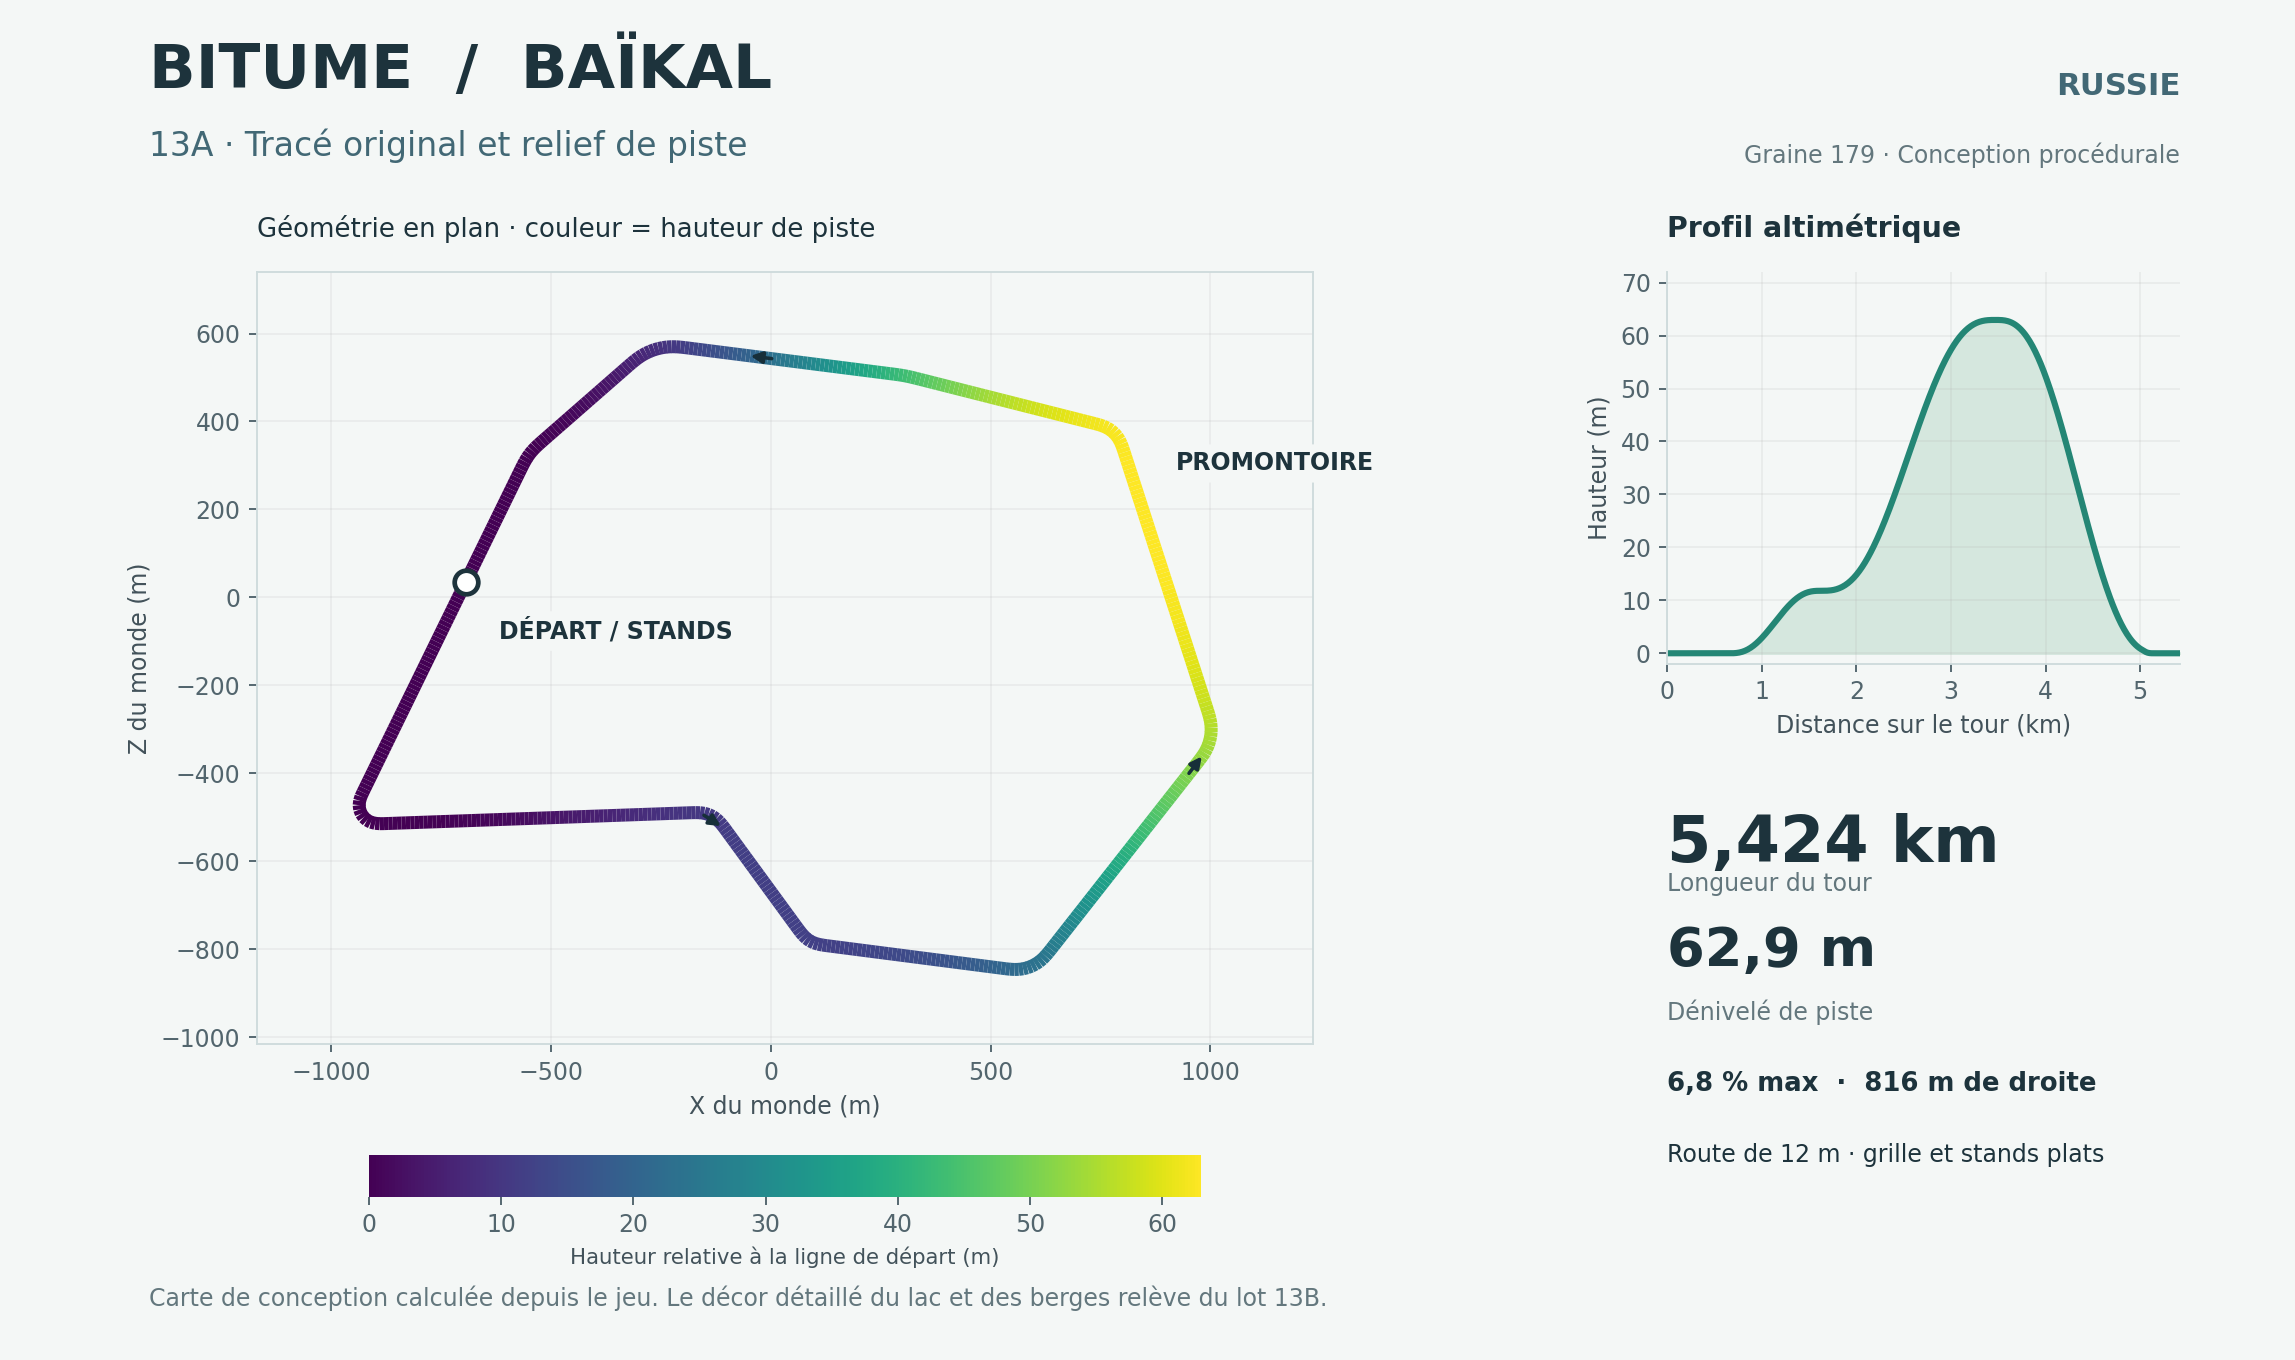

Generate this figure with Python:
"""Carte statique de conception ; lancer après capturer-trace.mjs depuis n'importe quel dossier."""
from pathlib import Path
import json
import matplotlib
matplotlib.use('Agg')
import matplotlib.pyplot as plt
import matplotlib.colors as colors
from matplotlib.collections import LineCollection
import numpy as np

out = Path(__file__).resolve().parent
d = json.loads((out / 'trace-baikal.json').read_text())
p = d['points']
x, z, y, s = [np.array([q[k] for q in p]) for k in ['x', 'z', 'y', 's']]
plt.rcParams.update({'font.family': 'DejaVu Sans', 'font.size': 10, 'axes.labelcolor': '#42525a',
                     'text.color': '#1d333c', 'xtick.color': '#52656d', 'ytick.color': '#52656d'})
fig = plt.figure(figsize=(13.5, 8), facecolor='#f4f7f6')
gs = fig.add_gridspec(2, 3, left=.065, right=.95, top=.80, bottom=.12, wspace=.48, hspace=.36)
ax = fig.add_subplot(gs[:, :2])
profile = fig.add_subplot(gs[0, 2])
facts = fig.add_subplot(gs[1, 2])
fig.text(.065, .935, 'BITUME  /  BAÏKAL', size=26, weight='bold')
fig.text(.065, .885, '13A · Tracé original et relief de piste', size=14, color='#426875')
fig.text(.95, .93, 'RUSSIE', ha='right', size=13, weight='bold', color='#426875')
fig.text(.95, .88, 'Graine 179 · Conception procédurale', ha='right', size=10, color='#63777d')

coords = np.column_stack([x, z])
segments = np.stack([coords[:-1], coords[1:]], axis=1)
norm = colors.Normalize(vmin=0, vmax=max(y))
line = LineCollection(segments, cmap='viridis', norm=norm, linewidths=5.5, zorder=3)
line.set_array((y[:-1] + y[1:]) / 2)
ax.add_collection(line)
ax.autoscale(); ax.margins(.12); ax.set_aspect('equal')
ax.scatter([x[0]], [z[0]], s=100, facecolors='white', edgecolors='#1d333c', linewidths=2, zorder=5)
ax.annotate('DÉPART / STANDS', (x[0], z[0]), xytext=(14, -24), textcoords='offset points',
            fontsize=10, weight='bold', bbox={'boxstyle': 'round,pad=.3', 'fc': '#f4f7f6', 'ec': 'none'})
for fraction in [.25, .52, .82]:
    i = int(np.argmin(abs(s - fraction * d['longueur'])))
    j = min(i + 7, len(s) - 1)
    ax.annotate('', xy=(x[j], z[j]), xytext=(x[i], z[i]),
                arrowprops={'arrowstyle': '-|>', 'color': '#172f39', 'lw': 1.5}, zorder=4)
peak = int(np.argmax(y))
ax.annotate('PROMONTOIRE', (x[peak], z[peak]), xytext=(14, 17), textcoords='offset points',
            fontsize=10, weight='bold', bbox={'boxstyle': 'round,pad=.3', 'fc': '#f4f7f6', 'ec': 'none'})
ax.set_xlabel('X du monde (m)'); ax.set_ylabel('Z du monde (m)')
ax.set_title('Géométrie en plan · couleur = hauteur de piste', loc='left', fontsize=11, pad=15)
ax.grid(alpha=.15); ax.set_facecolor('#f4f7f6')
for spine in ax.spines.values(): spine.set_color('#cedbdc')
cb = fig.colorbar(line, ax=ax, orientation='horizontal', pad=.12, fraction=.045, shrink=.75)
cb.set_label('Hauteur relative à la ligne de départ (m)', fontsize=9)
cb.outline.set_visible(False)

profile.fill_between(s / 1000, y, color='#d5e7de')
profile.plot(s / 1000, y, color='#248675', linewidth=2.6)
profile.set_xlim(0, d['longueur'] / 1000); profile.set_ylim(-2, 72)
profile.set_xlabel('Distance sur le tour (km)'); profile.set_ylabel('Hauteur (m)')
profile.set_title('Profil altimétrique', loc='left', fontsize=12, weight='bold', pad=15)
profile.set_facecolor('#f4f7f6'); profile.grid(alpha=.16)
profile.spines[['top', 'right']].set_visible(False)
profile.spines[['left', 'bottom']].set_color('#cedbdc')

facts.axis('off')
facts.text(0, .98, '5,424 km', fontsize=27, weight='bold', va='top')
facts.text(0, .78, 'Longueur du tour', color='#63777d')
facts.text(0, .59, f"{d['denivele']:.1f} m".replace('.', ','), fontsize=23, weight='bold')
facts.text(0, .45, 'Dénivelé de piste', color='#63777d')
facts.text(0, .27, '6,8 % max  ·  816 m de droite', fontsize=11, weight='bold')
facts.text(0, .09, 'Route de 12 m · grille et stands plats', fontsize=10)
fig.text(.065, .04, 'Carte de conception calculée depuis le jeu. Le décor détaillé du lac et des berges relève du lot 13B.',
         fontsize=10, color='#63777d')
fig.savefig(out / 'carte-relief.png', dpi=170, facecolor=fig.get_facecolor())
plt.close(fig)
